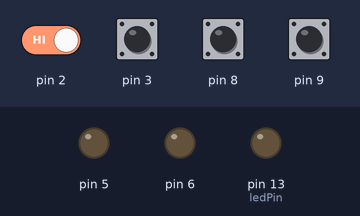
Bench run of a sketch on a simulated Arduino Uno, built with avr-gcc and run on an emulated ATmega328P. Shown: output pins drawn as LEDs (lit = HIGH). Inputs (shaded band) come from the test bench; at power-on: pin 2, pin 3, pin 8, pin 9 HIGH.

Above: at 1.2 s.
1.3 s: pin 3 pulled LOW for 0.15 s
At 1.45 s:
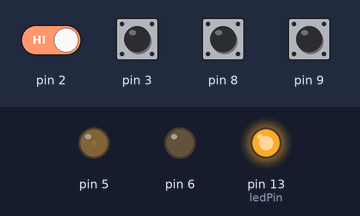
3.0 s: pin 9 pulled LOW for 1 s
At 4.7 s:
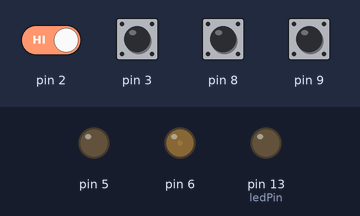
6.0 s: pin 3 pulled LOW for 1 s
At 6.19 s:
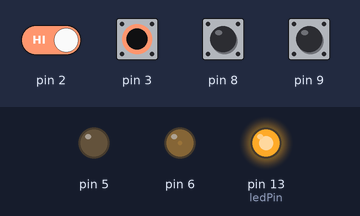
9.0 s: pin 9 pulled LOW for 0.15 s
At 10.2 s:
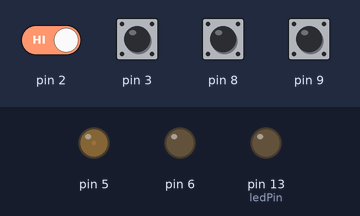
10.7 s: pin 2 driven LOW and pin 3 driven LOW
At 13.41 s:
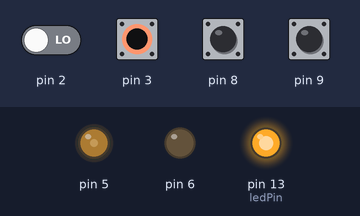
13.7 s: pin 3 driven HIGH
At 13.88 s:
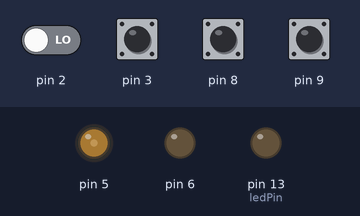
Timing chart, 0 to 16.7 s (numbered marks = the images above; inputs shaded):
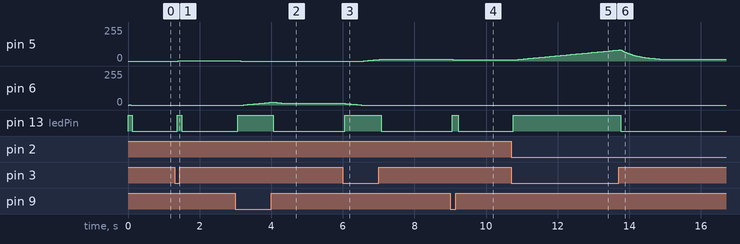

Measured:
- after the input at 1.3 s, pin 5: 0/255 → 3/255 after 0.10 s; pin 13 (ledPin): LOW → HIGH after 0.07 s, → LOW 0.13 s later
- after the input at 3.0 s, pin 5: 3/255 → 0/255 after 0.07 s; pin 6: rises from 0/255 to 21/255 in 0.80 s, then falls to 12/255 in 0.38 s; pin 13 (ledPin): LOW → HIGH after 0.06 s, → LOW 0.99 s later
- after the input at 6.0 s, pin 5: rises from 0/255 to 13/255 in 0.48 s, then falls to 12/255 in 0.01 s; pin 6: moves from 12/255 to 0/255 over 0.45 s, starting after 0.06 s; pin 13 (ledPin): LOW → HIGH after 0.05 s, → LOW 1.0 s later
- after the input at 9.0 s, pin 5: 12/255 → 8/255 after 0.07 s; pin 13 (ledPin): LOW → HIGH after 0.06 s, → LOW 0.16 s later
- after the input at 10.7 s, pin 5: moves from 8/255 to 82/255 over 2.9 s, starting after 0.08 s; pin 13 (ledPin): LOW → HIGH after 0.06 s
- after the input at 13.7 s, pin 13 (ledPin): HIGH → LOW after 0.07 s

The sketch:

prototCarro.ino
```cpp
#include "VelocityController.h"

#include "DirController.h"

const char ledPin = 13;
int ledState=LOW;

ToggleButton rightBtn, leftBtn;

VelocityController velCtrl;
DirController dirCtrl;

// the setup routine runs once when you press reset:
void setup() {
  Serial.begin(9600);
  setupDirController(&dirCtrl, 8, 2, 12, 11);
  setupVelController(&velCtrl, 9, 3, 6, 5, 1000);
  //

  pinMode(ledPin, OUTPUT);
}

// the loop routine runs over and over again forever:
void loop() {
  controlVelocity(&velCtrl);
  updateDir(&dirCtrl);
  delay(10);
}
```

DirController.h
```cpp
#include "Arduino.h"
#include "ToggleButton.h"

typedef struct{
  char pinRight, pinLeft;
  ToggleButton leftBtn, rightBtn;
} DirController;

void setupDirController(DirController * dirCtrl,
  char leftBtnPin, char rightBtnPin,
  char leftOutPin, char rightOutPin )
{
  dirCtrl->pinLeft = leftOutPin;
  dirCtrl->pinRight = rightOutPin;
  setupButton(&dirCtrl->leftBtn, leftBtnPin);
  setupButton(&dirCtrl->rightBtn, rightBtnPin);
}

void updateDir(DirController * dirCtrl){
  char rightState = LOW;
  char leftState = LOW;
  if(isPressed(&dirCtrl->rightBtn)){
    rightState = HIGH;
  }
  else if(isPressed(&dirCtrl->leftBtn)){
    leftState = HIGH;
  }
  digitalWrite(dirCtrl->pinLeft, leftState);
  digitalWrite(dirCtrl->pinRight, rightState);
}
```

ToggleButton.h
```cpp
#ifndef TOGGLE_BUTTON_H
#define TOGGLE_BUTTON_H

#include "Arduino.h"

#ifndef DEBOUNCE_TIME
#define DEBOUNCE_TIME 50
#endif

typedef struct{
  char pin;
  int lastChangeTime;
  char state :2, lastReading :2;
} ToggleButton;

boolean setupButton(ToggleButton * btn, char pin){
  btn->pin = pin;
  btn->lastChangeTime = 0;
  btn->state = 0;
  btn->lastReading = 0;

  pinMode(pin, INPUT_PULLUP);
}

boolean checkToggle(ToggleButton * btn){
  char reading = digitalRead(btn->pin);

  if(reading != btn->state){
    if(reading != btn->lastReading){
      btn->lastChangeTime = millis();
      btn->lastReading = reading;
    }
    else if((millis() - btn->lastChangeTime) > DEBOUNCE_TIME){
      btn->state = reading;
      return true;
    }
  }

  return false;
}

boolean isPressed(ToggleButton * btn){
  checkToggle(btn);
  return btn->state == 0;
}


#endif
```

VelocityController.h
```cpp
#include "Arduino.h"
#include "ToggleButton.h"

typedef struct{
  int vel, maxVel;
  int directPin, revertPin;
  ToggleButton accelBtn, r_accelBtn;
} VelocityController;

void setupVelController(VelocityController * ctrl,
  int accelInPin, int r_accelInPin,
  int directOutPin, int revertOutPin,
  int maxVel)
{
  ctrl->directPin = directOutPin;
  ctrl->revertPin = revertOutPin;

  pinMode(ctrl->directPin, OUTPUT);
  pinMode(ctrl->revertPin, OUTPUT);

  setupButton(&ctrl->accelBtn, accelInPin);
  setupButton(&ctrl->r_accelBtn, r_accelInPin);

  ctrl->vel=0;
  ctrl->maxVel = maxVel;
}

void controlVelocity(VelocityController * ctrl){
  if(isPressed(&ctrl->accelBtn) && ctrl->vel < ctrl->maxVel){
    ++ctrl->vel;
    digitalWrite(13, HIGH);
  }
  else if(isPressed(&ctrl->r_accelBtn) && ctrl->vel > -ctrl->maxVel){
    --ctrl->vel;
    digitalWrite(13, HIGH);
  }
  else{
    digitalWrite(13, LOW);

#ifdef IGNORE_FRICTION
    return;
#endif

    if(ctrl->vel == 0){
      return;
    }

    int friction = (int)(0.02f * ctrl->vel);
    ctrl->vel -= friction;
  }

  int mapped = map(abs(ctrl->vel), 0, ctrl->maxVel, 0, 255);

  analogWrite(ctrl->directPin, ctrl->vel > 0 ? mapped : LOW);
  analogWrite(ctrl->revertPin, ctrl->vel < 0 ? mapped : LOW);
}
```
